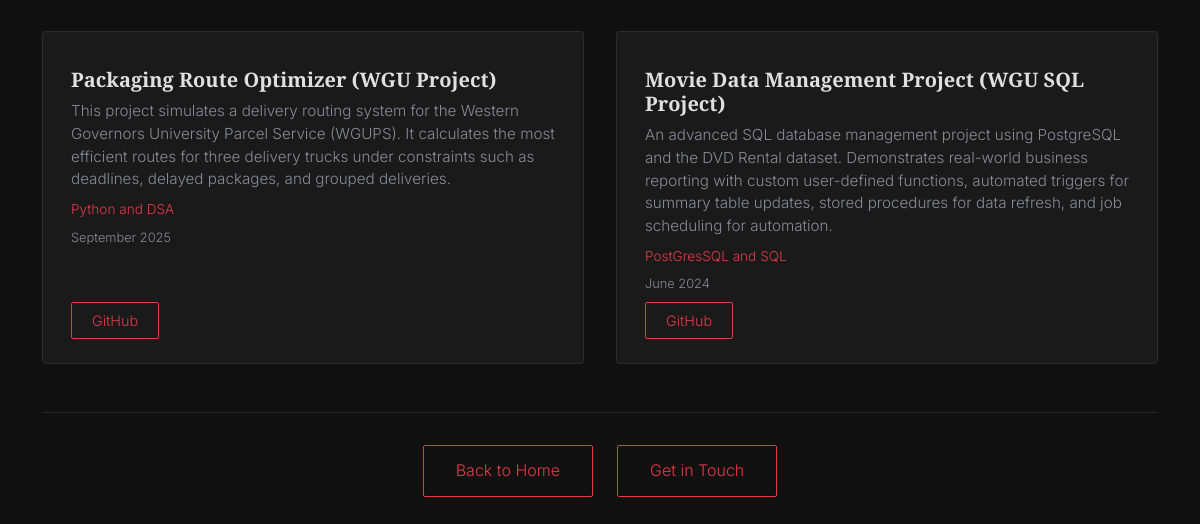
Page /projects (lower part) on the earlier database version.
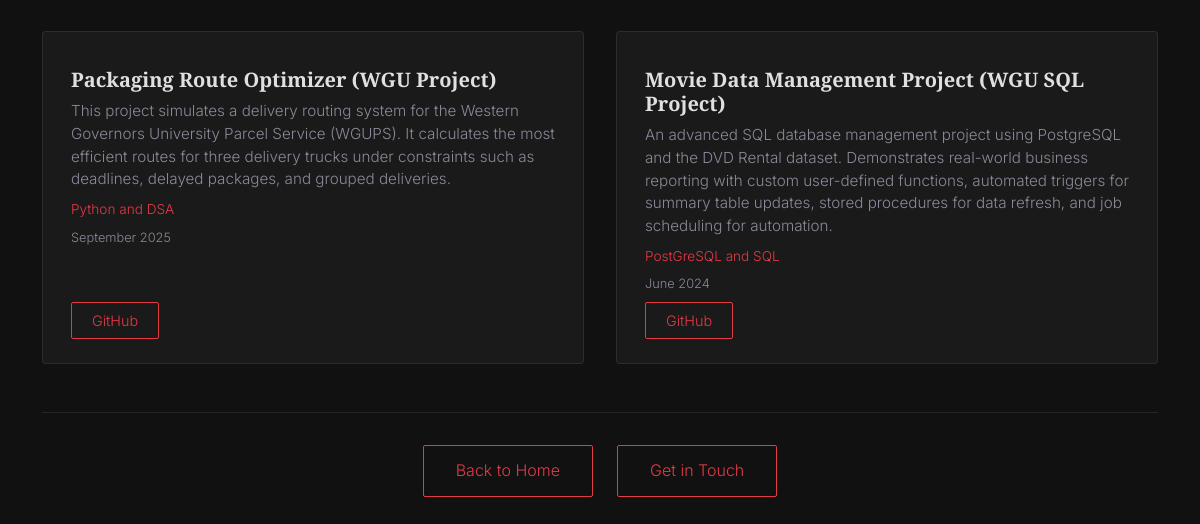
Same page on the later database version.
### models/project.py (models this page shows)
class Project(Base):
    __tablename__ = "projects"
    id = Column(Integer, primary_key=True)
    title = Column(String(200), nullable=False)
    description = Column(Text, nullable=False)
    tech_stack = Column(Text, nullable=False)
    github_link = Column(String(200), nullable=False)
    image_url = Column(String(200))
    duration = Column(String(100), nullable=False)
    display_order = Column(Integer, nullable=False)  # New field for display order

### routers/pages.py (the view)
@router.get("/projects")
async def projects(request: Request, db: Session = Depends(get_db)):
    projects = db.query(Project).order_by(Project.display_order).all()
    return templates.TemplateResponse("projects.html", {"request": request, "projects": projects, "active_page": "projects"})

### templates/projects.html (shortened to what this page needs)
{% extends "base.html" %}
{% block content %}
<section class="page-section">
    <div class="container">
        <div class="projects-grid">
            {% for project in projects %}
            <div class="project-card">
                <h3>{{ project.title }}</h3>
                <p>{{ project.description }}</p>
                <p class="tech-stack">{{ project.tech_stack }}</p>
                <p class="project-duration">{{ project.duration }}</p>
                <a href="{{ project.github_link }}" target="_blank" class="btn-outline-accent">GitHub</a>
            </div>
            {% endfor %}
        </div>
        <div class="page-nav">
            <a href="/" class="btn-outline-accent">Back to Home</a>
            <a href="/contact" class="btn-outline-accent">Get in Touch</a>
        </div>
    </div>
</section>
{% endblock %}

Differences in the rows shown:
changed Project "Movie Data Management Project (WGU SQL Project)": tech_stack "PostGresSQL and SQL" → "PostGreSQL and SQL"
